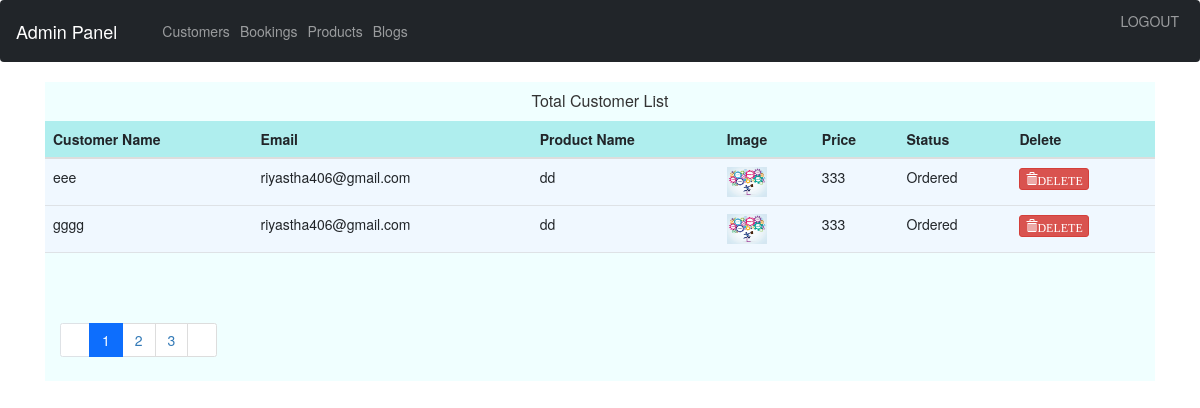
The app's page /admin-view-booking (signed in) with its own data.
### Product/models.py (models this page shows, shortened)
class Orders(models.Model):
    STATUS = (
        ('Ordered', 'Ordered'),
    )
    user = models.ForeignKey(User, on_delete=models.CASCADE)
    product = models.ForeignKey(Product, on_delete=models.CASCADE)
    status = models.CharField(max_length=50, choices=STATUS, default='Ordered')
    order_date = models.DateField(auto_now_add=True)

class Product(models.Model):
    name=models.CharField(max_length=40)
    product_image= models.ImageField(upload_to='product_image/',null=True,blank=True)
    price = models.PositiveIntegerField()
    description=models.CharField(max_length=40)
    class Meta:
        db_table='product_tbl'

### Product/views.py (the view)
# urls.py: path('admin-view-booking', views.admin_view_booking_view, name='admin-view-booking'),
@login_required(login_url='admin')
def admin_view_booking_view(request):
    order = Orders.objects.all()
    paginator = Paginator(order, 2)
    page = request.GET.get('page')
    paged_product = paginator.get_page(page)
    data = {
        'order': paged_product,
    }
    return render(request, 'admincontrol/booking.html', data)

### templates/adminControl/booking.html (shortened to what this page needs)
{% extends 'admin_base.html' %}
{% load static %}
{% block content %}
<head>
    <link href="//netdna.bootstrapcdn.com/bootstrap/3.0.0/css/bootstrap.min.css" rel="stylesheet" id="bootstrap-css">
<div class="container">
    <div class=""  style="background-color: azure;" >
      <div class="panel-heading">
        <h6 class="panel-title">Total Customer List</h6>
      </div>
      <table class="table table-hover" id="dev-table">
        <thead>
            <tr style="background-color: paleturquoise;">
                <th>Customer Name</th>
                    <th>Email</th>
                    <th>Product Name</th>
                    <th>Image</th>
                    <th>Price</th>
                    <th>Status</th>
                    <th>Delete</th>
            </tr>
        </thead>
        <tbody>
            {% for od in order %}
            <tr style="background-color: aliceblue;">
                <td>{{ od.user.first_name }} {{ od.user.last_name }}</td>
                <td>{{ od.user.email }}</td>
                <td>{{ od.product.name }}</td>
                <td> <img src="{{ od.product.product_image.url }}" alt="Profile Pic" height="30px" width="40px" />
                </td>
                <td>{{ od.product.price }}</td>
                <td>{{ od.status }}</td>
                <td><a class="btn btn-danger btn-xs" href="{% url 'delete-order' od.id  %}"><span
                            class="glyphicon glyphicon-trash">DELETE</span></a></td>
            </tr>
            {% endfor %}
        </tbody>
    </table>
    <nav aria-label="..." class="container pt-5">
        {% if order.has_other_pages %}
        <ul class="pagination">
            {% if order.has_previous %}
            <li class="page-item">
                <a class="page-link" href="?page={{ order.previous_page_number }}"><i class="fas fa-angle-left"></i></a>
            </li>
            {% else %}
            <li class="page-item disabled">
                <a class="page-link"><i class="fas fa-angle-left"></i></a>
            </li>
            {% endif %}
            {% for i in order.paginator.page_range %}
            {% if order.number == i %}
            <li class="page-item active"><a class="page-link" href="#">{{i}}</a></li>
            {% else %}
            <li class="page-item"><a class="page-link" href="?page={{i}}">{{i}}</a></li>
            {% endif %}
            {% endfor %}
            {% if order.has_next %}
            <li class="page-item">
                <a class="page-link" href="?page={{ order.next_page_number }}"><i class="fas fa-angle-right"></i></a>
            </li>
            {% else %}
            <li class="page-item disabled">
                <a class="page-link"><i class="fas fa-angle-right"></i></a>
            </li>
            {% endif %}
        </ul>
        {% endif %}
    </nav>
</div>
{% endblock content %}

### templates/admin_base.html (shortened to what this page needs)
<!DOCTYPE html>
{% load static %}
<html lang="en">
<head>
  <link href="https://cdn.jsdelivr.net/npm/bootstrap@5.1.3/dist/css/bootstrap.min.css" rel="stylesheet"
>
  <link rel="stylesheet" href="https://maxcdn.bootstrapcdn.com/font-awesome/4.7.0/css/font-awesome.min.css">
<body>
  {% include 'includes/admin_navbar.html' %}
  {% block content %}
  {% endblock %}
</body>
</html>

### templates/includes/admin_navbar.html (shortened to what this page needs)
{% load static %}
<head>
</head>
<body>
  <nav class="navbar navbar-expand-lg navbar-dark bg-dark">
    <div class="container-fluid">
      <a class="navbar-brand" href="/admindashboard">Admin Panel</a>
      <div class="collapse navbar-collapse" id="navbarNav">
        <ul class="navbar-nav">
          <li class="nav-item">
            <a class="nav-link" href="/view-customer">Customers</a>
          </li>
          <li class="nav-item">
            <a class="nav-link" href="/admin-view-booking">Bookings</a>
          </li>
          <li class="nav-item">
            <a class="nav-link" href="/admin-products">Products</a>
          </li>
          <li class="nav-item">
            <a class="nav-link" href="/allblog">Blogs</a>
          </li>
        </ul>
        <div class="navbar-nav navbar-right">
          <a href="{% url 'home' %}" class="nav-item nav-link">LOGOUT</a>
        </div>
      </div>
    </div>
  </nav>
</body>

### templates/includes/admin_footer.html (shortened to what this page needs)
{% load static %}

### templates/adminControl/booking.html (style rules this page uses)
a:link { text-decoration: none; }
h6 { text-align: center; }

### records on screen
Orders: user.first_name "eee", user.email "riyastha406@gmail.com", product.name "dd", product.product_image (picture), product.price "333", status "Ordered"
Orders: user.first_name "gggg", user.email "riyastha406@gmail.com", product.name "dd", product.product_image (picture), product.price "333", status "Ordered"

### other values on screen
{{ i }} "1"
{{ i }} "2" "3"
